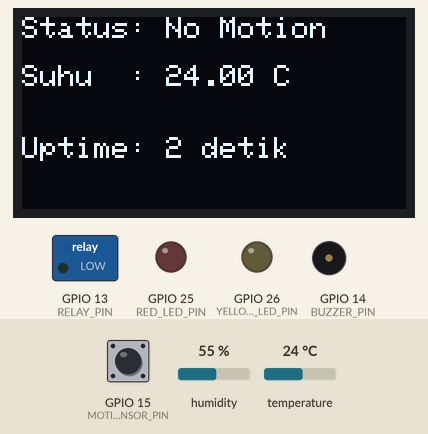
Recording of a program running on a simulated ESP32. On the bench: 128×64 one-colour display, switched loads named in the program (green lamp = pin HIGH), output pins drawn as LEDs (lit = HIGH), buzzer (waves = sounding, pin HIGH). Dashed ring = blinking. The test bench sets the inputs (shaded band); at power-on: temperature 24 °C, GPIO 15 (MOTION_SENSOR_PIN) HIGH, humidity 55 %. Random numbers use the default seed unless the program sets one; what the program prints to the serial monitor is not drawn.

Above: at 2.6 s.
2.7 s: temperature set to 29.2 °C
At 6.9 s:
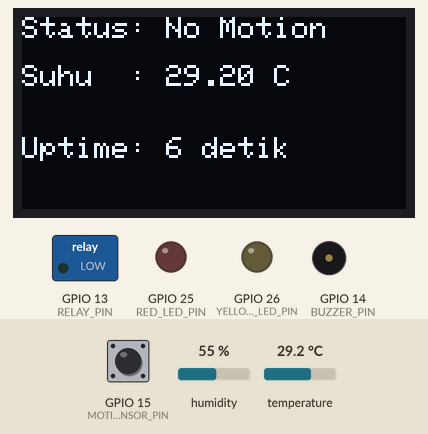
9.5 s: temperature set to 30.9 °C
At 12.4 s:
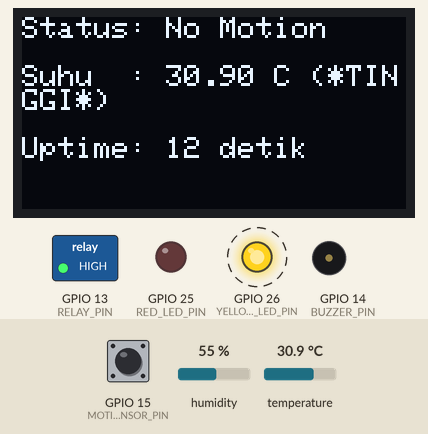
13.0 s: GPIO 15 (MOTION_SENSOR_PIN) driven LOW
At 14.5 s:
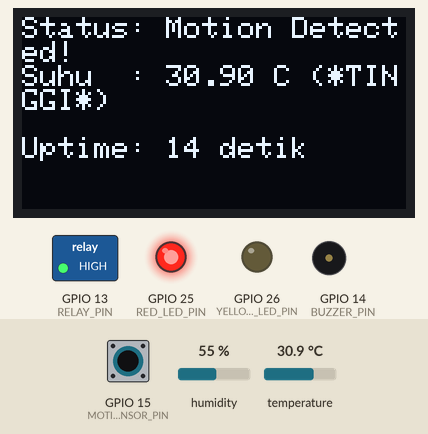
15.1 s: temperature set to 12 °C
At 21.2 s:
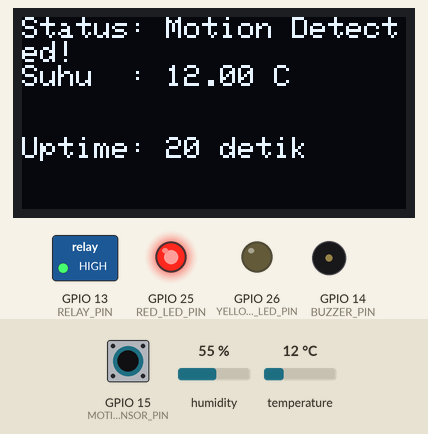
24.5 s: GPIO 15 (MOTION_SENSOR_PIN) driven HIGH
At 25.5 s:
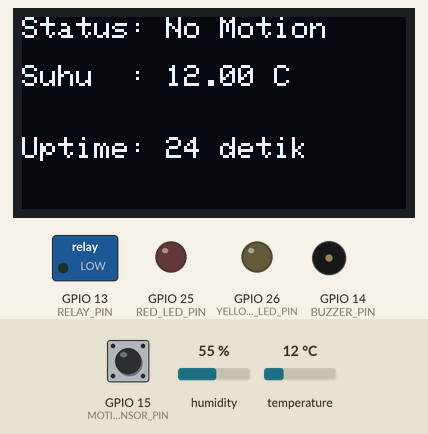
26.0 s: GPIO 15 (MOTION_SENSOR_PIN) driven LOW
At 26.3 s:
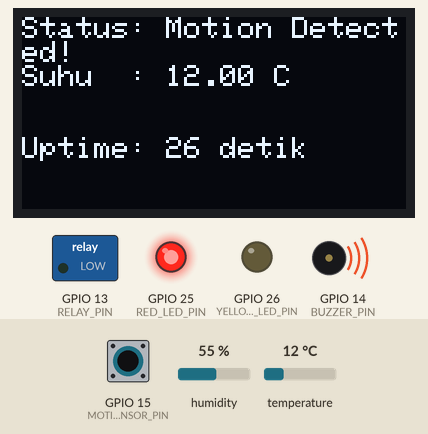
Timing chart, 0 to 29.0 s (numbered marks = the images above; inputs shaded):
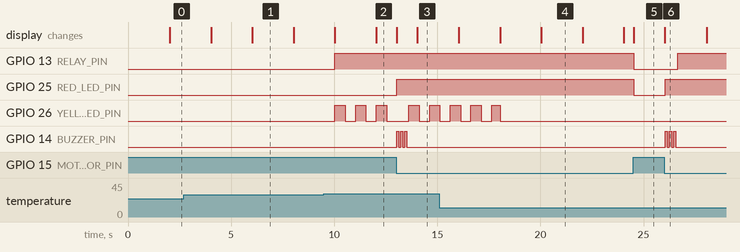

Measured:
- the behaviour switches between 30 and 30.1 °C on temperature (found by bisection; images 1 and 2)
- after the input at 9.5 s, GPIO 13 (RELAY_PIN): LOW → HIGH after 0.54 s; GPIO 26 (YELLOW_LED_PIN): alternates HIGH for 0.50 s and LOW for 0.50 s, starting after 0.54 s
- after the input at 13.0 s, GPIO 25 (RED_LED_PIN): LOW → HIGH at once; GPIO 14 (BUZZER_PIN): alternates HIGH for 0.10 s and LOW for 0.10 s, 6 changes in all, then stays LOW, starting at once
- after the input at 24.5 s, GPIO 13 (RELAY_PIN), GPIO 25 (RED_LED_PIN): HIGH → LOW at once; the display: changes at once (image 5)
- after the input at 26.0 s, GPIO 13 (RELAY_PIN): LOW → HIGH after 0.66 s; GPIO 25 (RED_LED_PIN): LOW → HIGH after 0.06 s; GPIO 14 (BUZZER_PIN): alternates HIGH for 0.10 s and LOW for 0.10 s, 6 changes in all, then stays LOW, starting after 0.06 s

The program:

main.cpp
```cpp
// Sertakan library yang dibutuhkan
#include <Wire.h>
#include <Adafruit_GFX.h>
#include <Adafruit_SSD1306.h>
#include <DHT.h>

// Konfigurasi Pin Sesuai Tugas
const int MOTION_SENSOR_PIN = 15; // Input: Pushbutton
const int RED_LED_PIN = 25;       // Output: LED Merah untuk notifikasi gerak
const int BUZZER_PIN = 14;        // Output: Buzzer
const int RELAY_PIN = 13;         // Output: Relay
const int DHT_PIN = 4;            // Input: Sensor Suhu DHT22
const int YELLOW_LED_PIN = 26;    // Output: LED Kuning untuk notifikasi suhu tinggi

// Konfigurasi OLED Display
#define SCREEN_WIDTH 128
#define SCREEN_HEIGHT 64
#define OLED_RESET -1
Adafruit_SSD1306 display(SCREEN_WIDTH, SCREEN_HEIGHT, &Wire, OLED_RESET);

// Konfigurasi Sensor Suhu DHT
#define DHTTYPE DHT22
DHT dht(DHT_PIN, DHTTYPE);

// Variabel untuk menyimpan status dan waktu
bool motionDetected = false;
bool lastMotionState = false;
float temperature = 0.0;
bool highTemp = false;
bool lastHighTempState = false;

unsigned long lastOledUpdateTime = 0;
unsigned long lastBlinkTime = 0;
bool yellowLedState = false;

// Debounce
unsigned long lastButtonChangeTime = 0;
const unsigned long debounceDelay = 50; // ms

// Fungsi untuk membunyikan buzzer 3x
void beepBuzzer() {
  for (int i = 0; i < 3; i++) {
    digitalWrite(BUZZER_PIN, HIGH);
    delay(100);
    digitalWrite(BUZZER_PIN, LOW);
    delay(100);
  }
}

// Fungsi untuk mengupdate tampilan di OLED
void updateOledDisplay() {
  display.clearDisplay();
  display.setTextSize(1);
  display.setTextColor(SSD1306_WHITE);

  // Tampilkan Status Gerak
  display.setCursor(0, 0);
  display.print("Status: ");
  display.println(motionDetected ? "Motion Detected!" : "No Motion");

  // Tampilkan Suhu
  display.setCursor(0, 16);
  display.print("Suhu  : ");
  if (highTemp) {
    display.print(temperature);
    display.println(" C (*TINGGI*)");
  } else {
    display.print(temperature);
    display.println(" C");
  }

  // Tampilkan timestamp sederhana
  display.setCursor(0, 40);
  display.print("Uptime: ");
  display.print(millis() / 1000);
  display.println(" detik");

  display.display();
}

void setup() {
  Serial.begin(115200);
  Serial.println("\n===== Smart Motion Alert System Dimulai =====");

  // Inisialisasi pin mode
  pinMode(MOTION_SENSOR_PIN, INPUT_PULLUP);
  pinMode(RED_LED_PIN, OUTPUT);
  pinMode(YELLOW_LED_PIN, OUTPUT);
  pinMode(BUZZER_PIN, OUTPUT);
  pinMode(RELAY_PIN, OUTPUT);

  // Matikan semua output di awal
  digitalWrite(RED_LED_PIN, LOW);
  digitalWrite(YELLOW_LED_PIN, LOW);
  digitalWrite(BUZZER_PIN, LOW);
  digitalWrite(RELAY_PIN, LOW);

  // Inisialisasi DHT Sensor
  dht.begin();

  // Inisialisasi OLED
  if (!display.begin(SSD1306_SWITCHCAPVCC, 0x3C)) {
    Serial.println(F("Alokasi SSD1306 gagal"));
    for (;;);
  }
  display.clearDisplay();
  display.println("Sistem Siap...");
  display.display();
  delay(1000);
  Serial.println("Sistem siap. Menunggu input...");
}

void loop() {
  // --- BAGIAN 1: BACA SEMUA SENSOR ---

  // Menggunakan INPUT_PULLUP, pin akan bernilai LOW saat tombol ditekan.
  // Jadi, `motionDetected` akan `true` jika dan hanya jika tombol sedang ditekan.
  bool rawButton = (digitalRead(MOTION_SENSOR_PIN) == LOW);
  // Debounce sederhana: hanya terima perubahan setelah debounceDelay
  if (rawButton != lastMotionState) {
    if (millis() - lastButtonChangeTime > debounceDelay) {
      lastButtonChangeTime = millis();
      motionDetected = rawButton;
      // Debug print
      Serial.print("[DEBUG] Button raw: ");
      Serial.print(rawButton);
      Serial.print(" -> motionDetected: ");
      Serial.println(motionDetected);
      // Update OLED immediately jika motion state berubah
      updateOledDisplay();
    }
  } else {
    motionDetected = rawButton; // tetap sinkron jika tidak berubah
  }
  // =================================================================

  // Requirement 2: Temperatur Display
  // Baca suhu setiap 2 detik
  if (millis() - lastOledUpdateTime > 2000) {
    lastOledUpdateTime = millis();
    float t = dht.readTemperature();
    if (isnan(t)) {
      temperature = random(20, 36);
    } else {
      temperature = t;
    }
    // Update display OLED setiap 2 detik
    updateOledDisplay();
  }

  highTemp = temperature > 30.0;

  // --- BAGIAN 2: LOGIKA KONTROL BERDASARKAN STATUS ---

  // Requirement 1: Motion Alert
  if (motionDetected && !lastMotionState) {
    Serial.println("-> GERAKAN TERDETEKSI!");
    digitalWrite(RED_LED_PIN, HIGH);
    beepBuzzer();
  } else if (!motionDetected && lastMotionState) {
    digitalWrite(RED_LED_PIN, LOW);
  }
  lastMotionState = motionDetected;

  // High Temperature Alert
  if (highTemp && !lastHighTempState) {
    Serial.print("-> SUHU TINGGI TERDETEKSI: ");
    Serial.println(temperature);
  }

  if(highTemp) {
    if (millis() - lastBlinkTime > 500) {
      lastBlinkTime = millis();
      yellowLedState = !yellowLedState;
      digitalWrite(YELLOW_LED_PIN, yellowLedState);
    }
  } else {
    digitalWrite(YELLOW_LED_PIN, LOW);
  }
  lastHighTempState = highTemp;

  // Requirement 3: Relay Control
  if (motionDetected || highTemp) {
    digitalWrite(RELAY_PIN, HIGH);
  } else {
    if(digitalRead(RELAY_PIN) == HIGH) {
        Serial.println("-> Kondisi kembali NORMAL.");
    }
    digitalWrite(RELAY_PIN, LOW);
  }
}
```
